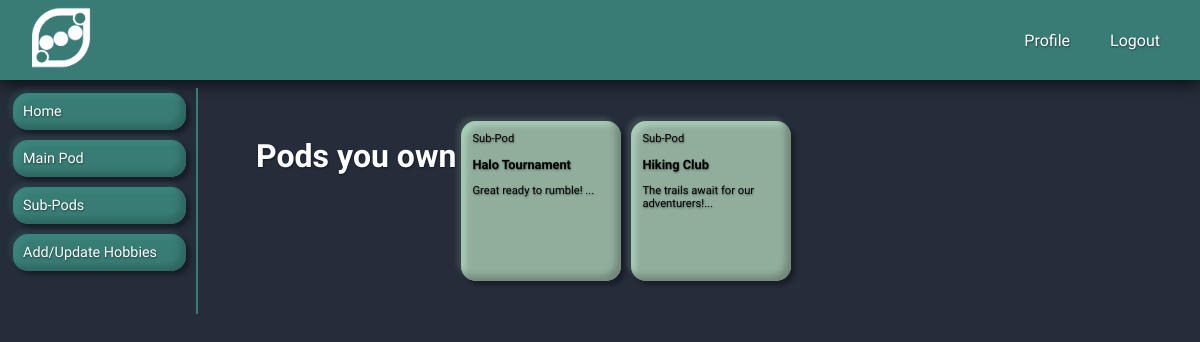
The page /sub_pods/manage (signed in) on the database as committed earlier.
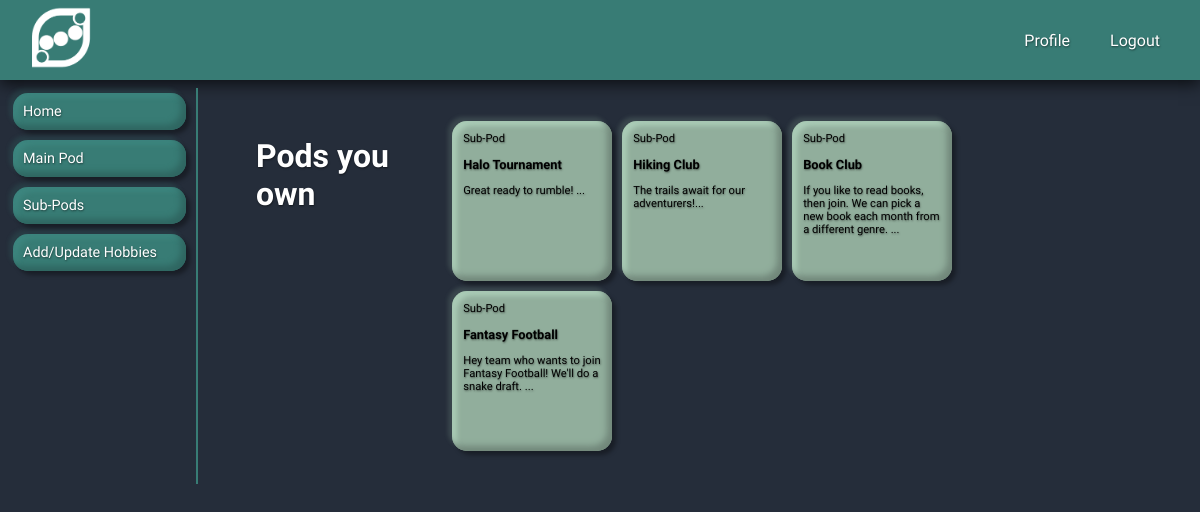
The same page on the database as committed later.
### models.py (models this page shows)
class SubPod(db.Model):
    __tablename__ = 'sub_pods'
    id = db.Column(db.Integer, primary_key=True, autoincrement=True)
    pod_id = db.Column(db.Integer, db.ForeignKey('pods.id'))
    name = db.Column(db.String(30), unique=True, nullable=False)
    description = db.Column(db.Text)

### app.py (the view)
@app.route('/sub_pods/manage')
def manage_sub_pod():
    user, pod, pod_member = is_pod_member()
    if not g.user:
        flash("Access unauthorized.", "error")
        return redirect("/")
    sub_pods = user.sub_pods
    sub_pods_owned = None
    if sub_pods:
        is_sub_pod_owner = SubPodUser.query.filter(SubPodUser.pod_id==pod.id,
                                                 SubPodUser.user_id==user.id,
                                                 SubPodUser.owner.is_(True)).all()
        sub_pods_owned = [SubPod.query.get(sub_pod.sub_pod_id) for sub_pod in is_sub_pod_owner]
        return render_template('/pods/manage_subpod.html', pod=pod, sub_pods_owned=sub_pods_owned, pod_member=pod_member)
    return render_template('/pods/manage_subpod.html', pod=pod, pod_member=pod_member, sub_pods_owned=sub_pods_owned)

### app.py (called while the page is built)
def is_pod_member():
    if g.user:
        user = User.query.get(int(session[CURRENT_USER]))
        empty_tupple = (None,None,None)
        if user:
            main_pod = user.pods
            if main_pod:
                main_pod = user.pods[0]
                pod_member = PodUser.query.filter(PodUser.pod_id==main_pod.id, PodUser.user_id==user.id).first()
                if pod_member:
                    return user, main_pod, pod_member
                else:
                    return empty_tupple
            else:
                return empty_tupple

@app.before_request
def add_user_to_g():
    if CURRENT_USER in session:
        g.user = User.query.get(session[CURRENT_USER])
    else:
        g.user = None

### templates/pods/manage_subpod.html (shortened to what this page needs)
{% extends '/users/user_menu.html' %}
{% block dashboard %}
<div class="horizontal_scroll_container">
    {% if sub_pods_owned %}
    <h1 class="main_title">Pods you own</h1>
    <div class="pods_container">
        {% for sub_pod in sub_pods_owned %}
        <a href="/sub_pods/edit/{{sub_pod.id}}">
            <div class="sub_pod_thumbnail">
                <p class="pod_thumbnail_text">
                    Sub-Pod
                </p>
                <p class="pod_thumbnail_text_title black_font">
                    {{ sub_pod.name }}
                </p>
                <p class="pod_thumbnail_text">
                    {{ sub_pod.description[0:100] }}...
                </p>
            </div>
        </a>
        {% endfor %}
    {% else %}
        <div>
        <p class='content_text'>You do not own any Sub-Pods</p>
        <p class="content_text">You can ask for admin priveledges from a Sub-Pod owner.</p>
        </div>
    {% endif %}
    </div>
</div>
{% endblock %}

Rows that differ between the two databases and show on the page:
added SubPod: name "Book Club", description "If you like to read books, then join. We can pick a new book each month from a different genre."
added SubPod: name "Fantasy Football", description "Hey team who wants to join Fantasy Football! We'll do a snake draft."
